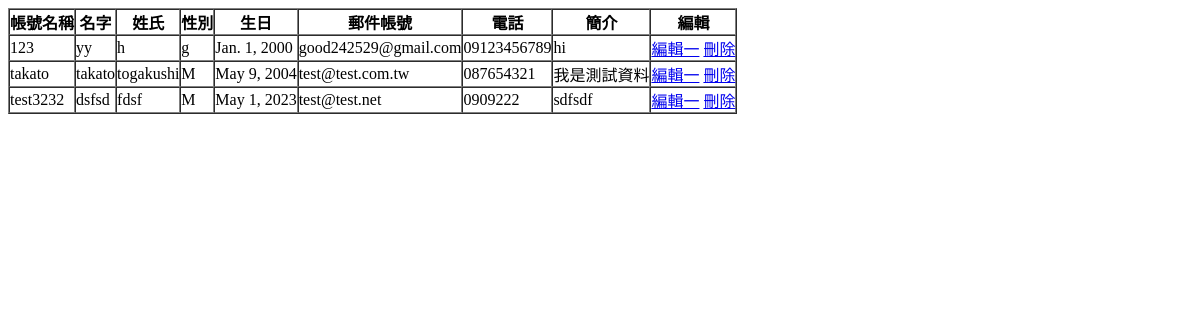
/showdata/, run on an earlier commit of the app's database.
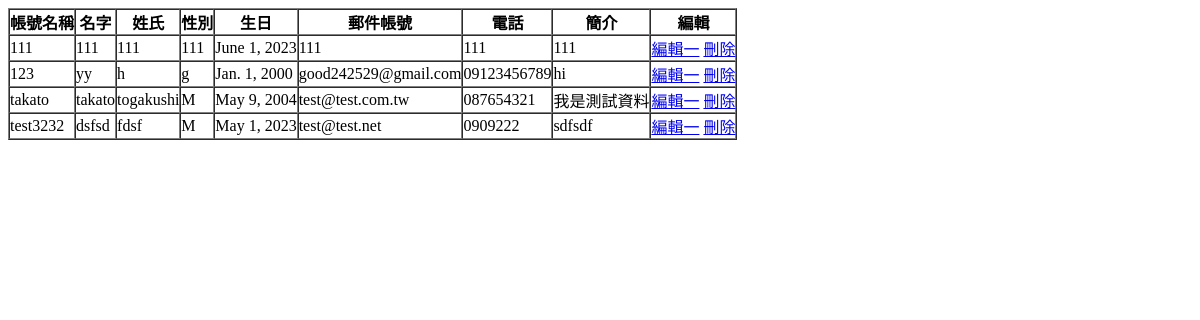
And on a later commit of the database.
### baseapp/models.py (models this page shows, shortened)
class basedata(models.Model):
    username = models.CharField(max_length=20,null = False,primary_key = True)
    photo = models.ImageField(upload_to='image/',blank=False,default="image/logo.png")
    fname = models.CharField(max_length=20, null=False)
    lname = models.CharField(max_length = 20, null=False)
    sex = models.CharField(max_length=2, default='M', null=False)
    birthday = models.DateField(null=False)
    email = models.EmailField(max_length=100, blank=True, default='')
    phone = models.CharField(max_length=50, blank=True, default='')
    info = models.CharField(max_length=255,blank=True, default='')

### baseapp/views.py (the view)
# urls.py: path('showdata/',views.showdata),
def showdata(request):
	data = basedata.objects.all().order_by('username')
	return render(request,'showdata.html',locals())

### templates/showdata.html (shortened to what this page needs)
<form action="." method="POST" name="form1">
    <table border="1" cellpadding="0" cellspacing="0">
        <th>帳號名稱</th><th>名字</th><th>姓氏</th>
        <th>性別</th><th>生日</th><th>郵件帳號</th><th>電話</th><th>簡介</th><th>編輯</th>
        {% for data in data %}
            <tr>
                <td>{{ data.username }} </td>
                <td>{{ data.fname }} </td>
                <td>{{ data.lname }} </td>
                <td>{{ data.sex}} </td>
                <td>{{ data.birthday }} </td>
                <td>{{ data.email }} </td>
                <td>{{ data.phone}} </td>
                <td>{{ data.info }} </td>
                <td>
                    <a href="/edit/{{data.username}}/" title="編輯一">編輯一</a>
                    <a href="/delete/{{data.username}}/" title="刪除">刪除</a>
                </td>
            </tr>
        {% endfor %}
    </table>
    </form>

What changed in the data, as far as the page shows it:
added basedata: username "111", fname "111", lname "111", sex "111", birthday "June 1, 2023", email "111", phone "111", info "111"
